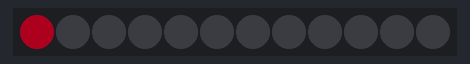
Recording of a sketch running on a simulated Arduino Uno, built with avr-gcc and run on an emulated ATmega328P. Shown: 12 RGB LEDs in strip order, left to right. Dim RGB values are drawn brighter than linear; random numbers use the default seed unless the sketch sets one.

Above: at 0.1 s.
At 1.1 s:
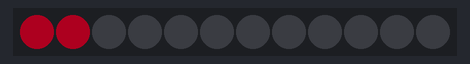
At 2.1 s:
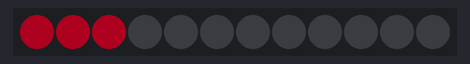
At 5.1 s:
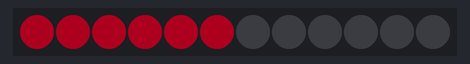
At 10.1 s:
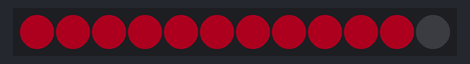
At 38.1 s:
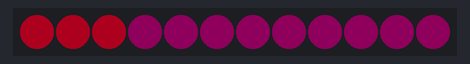

The sketch:

sketch_oct06c.ino
```cpp
#include <Adafruit_NeoPixel.h>

#define PIN 2   // input pin Neopixel is attached to

#define NUMPIXELS      12 // number of neopixels in strip

Adafruit_NeoPixel pixels = Adafruit_NeoPixel(NUMPIXELS, PIN, NEO_GRB + NEO_KHZ800);

int delayval = 1000; // timing delay in milliseconds
int red;
int blue;
int green;
void setcolor (){
  red = random(0,255);
  green = random(0,255);
  blue = random(0,255);
}

void setup() {
  // Initialize the NeoPixel library.
  pixels.begin();
  pixels.setBrightness(50);
}

void loop() {
  for (int j = 255; j>0; j=j-90){
    for (int i = 0; i< NUMPIXELS; i++){
      pixels.setPixelColor(i, pixels.Color(j, 0, 50));
      pixels.show();
      delay(delayval);

    }
    //for (int i = 0; i< NUMPIXELS; i++){
    //pixels.setPixelColor(i, pixels.Color(0, 0, 0));
      //pixels.show();
    //delay(delayval);
    //}
  }
}
```

Measured:
- what the display in image 1 shows lasts 1.0 s, from 1.0 s to 2.0 s
